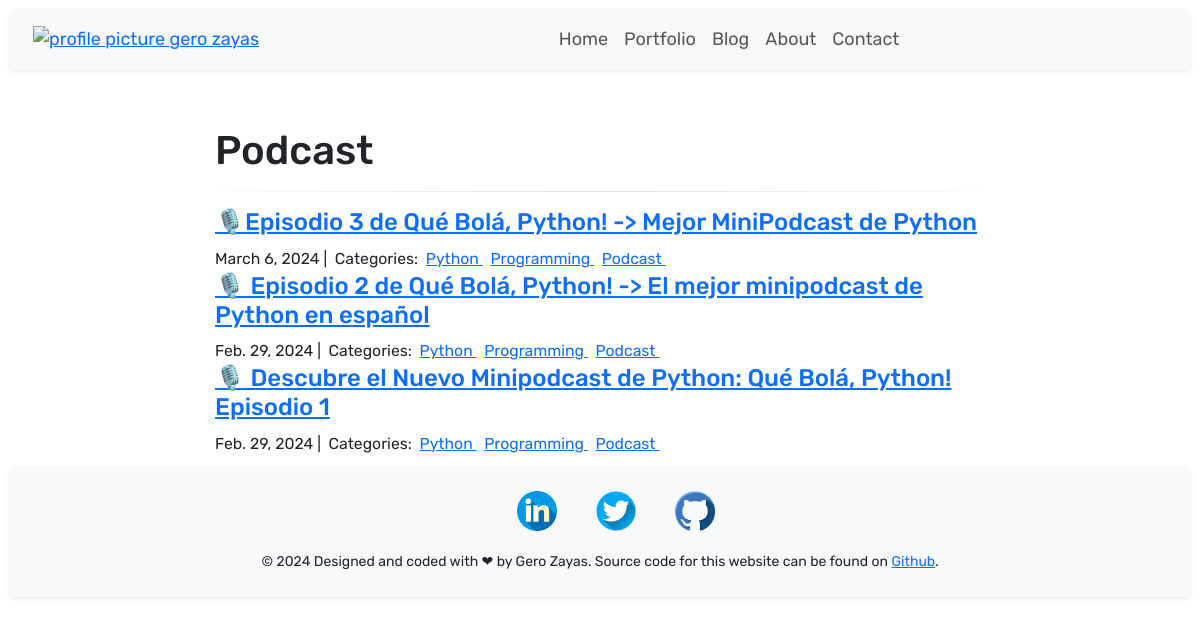
The page /blog/Podcast/ on the database its author committed.
### blog/models.py (models this page shows, shortened)
class Category(models.Model):
    class Meta:
        verbose_name_plural = "Categories"
        verbose_name = "Category"
    name = models.CharField(max_length=20)

class Post(models.Model):
    name = models.CharField(max_length=255)
    body = RichTextField(blank=True, null=True)
    slug = models.SlugField(null=True, blank=True, max_length=255)
    created_on = models.DateTimeField(auto_now_add=True)
    last_modified = models.DateTimeField(auto_now=True)
    categories = models.ManyToManyField("Category", related_name="posts")
    image = models.ImageField(upload_to="static/images/")
    is_active = models.BooleanField(default=True)

### blog/views.py (the view)
# urls.py: path("<category>/", views.blog_category, name="blog_category"),
def blog_category(request, category):
    posts = Post.objects.filter(categories__name__contains=category).order_by(
        "-created_on"
    )
    context = {"category": category, "posts": posts}
    return render(request, "blog/blog_category.html", context)

### blog/templates/blog/blog_category.html
{% extends 'home/base.html' %}
{% load static %}
{%block blog %}
<div class="col-md-8 offset-md-2">
    <h1>{{ category | title }}</h1>
    <hr>
    {% for post in posts %}
    <h4><a href="{% url 'blog_detail' post.pk%}">{{ post.name }}</a></h4>
    <small>
        {{ post.created_on.date }} |&nbsp;
        Categories:&nbsp;
        {% for category in post.categories.all %}
        <a href="{% url 'blog_category' category.name %}">
            {{ category.name }}
        </a>&nbsp;
        {% endfor %}
    </small>
    {% endfor %}
</div>
{% endblock blog %}

### static/css/main.css (style rules this page uses)
body { font-size: large; }
div { padding: 0.5em; margin: auto; width: auto; flex-direction: row; justify-content: center; }
hr { border: 0; height: 1px; background-image: -webkit-linear-gradient(left, #f0f0f0, #8c8b8b, #f0f0f0); background-image: -moz-linear-gradient(left, #f0f0f0, #8c8b8b, #f0f0f0); background-image: -ms-linear-gradient(left, #f0f0f0, #8c8b8b, #f0f0f0); background-image: -o-linear-gradient(left, #f0f0f0, #8c8b8b, #f0f0f0); }

### home/templates/home/base.html (style rules this page uses)
div { max-width: 1200px !important; }

### rows shown on the page
Category: name "Podcast"
Post: name "🎙️Episodio 3 de Qué Bolá, Python! -> Mejor MiniPodcast de Python", created_on "March 6, 2024"
Category: name "Python"
Category: name "Programming"
Post: name "🎙️ Episodio 2 de Qué Bolá, Python! -> El mejor minipodcast de Python en español", created_on "Feb. 29, 2024"
Post: name "🎙️ Descubre el Nuevo Minipodcast de Python: Qué Bolá, Python! Episodio 1", created_on "Feb. 29, 2024"
